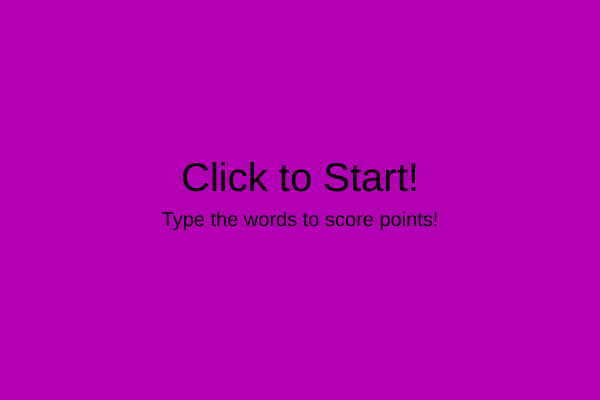
Frame 1 (no input)
Frame 60 (no input): identical to frame 1, image omitted
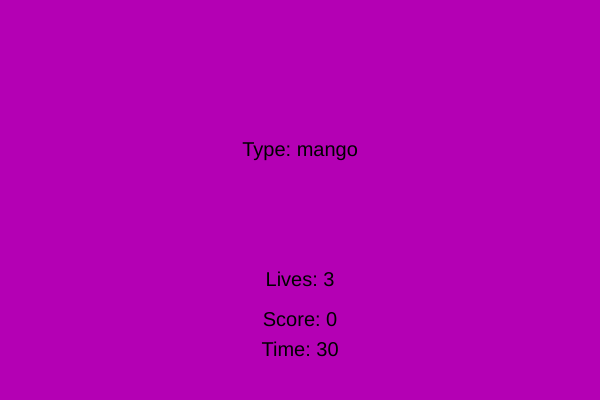
Frame 120 (the mouse pressed at the canvas centre since frame 60)

The p5.js sketch that drew these frames (run headless with seeded random() and noise() and a simulated clock; from frame 60 on, the mouse is pressed at the canvas centre):

// p5.js sketch
// ── sketch.js
let words = ["apple", "banana", "cherry", "grape", "orange", "kiwi", "mango", "lemon", "peach"];
let currentWord = "";
let typedWord = "";
let score = 0;
let timer = 30;
let gameState = "start";
let lives = 3;

function setup() {
  createCanvas(600, 400);
  textSize(32);
  textAlign(CENTER, CENTER);
}

function draw() {
  background(180, 0, 180);

  if (gameState === "start") {
    drawStartScreen();
  } else if (gameState === "game") {
    drawGameScreen();
  } else if (gameState === "gameOver") {
    drawGameOverScreen();
  }
}

function drawStartScreen() {
  fill(0);
  textSize(40);
  text("Click to Start!", width / 2, height / 2 - 20);
  textSize(20);
  text("Type the words to score points!", width / 2, height / 2 + 20);
}

function drawGameScreen() {
  fill(0);
  text(`Type: ${currentWord}`, width / 2, height / 2 - 50);
  fill(0);
  text(typedWord, width / 2, height / 2);
  
  fill(0);
  text(`Score: ${score}`, width / 2, height - 80);
  text(`Time: ${timer}`, width / 2, height - 50);
  text(`Lives: ${lives}`, width / 2, height - 120);

  if (timer <= 0 || lives <= 0) {
    gameState = "gameOver";
  }
}

function drawGameOverScreen() {
  fill(0);
  textSize(40);
  text("Game Over", width / 2, height / 2 - 20);
  textSize(20);
  text(`Your Score: ${score}`, width / 2, height / 2 + 20);
  text("Click to Play Again", width / 2, height / 2 + 60);
}

function mousePressed() {
  if (gameState === "start" || gameState === "gameOver") {
    startGame();
  }
}

function startGame() {
  score = 0;
  timer = 30;
  typedWord = "";
  lives = 3;
  resetWord();
  gameState = "game";


  setInterval(() => {
    if (gameState === "game" && timer > 0) timer--;
  }, 1000);
}

function keyPressed() {
  if (gameState !== "game") return;

  if (key === "Backspace") {
    typedWord = typedWord.slice(0, -1);
  } else if (key.length === 1) {
  
    if (currentWord.charAt(typedWord.length) === key) {
      typedWord += key;
      if (typedWord.length === currentWord.length) {
        score++;
        timer += 2;
        resetWord();
      }
    } else {
      lives--;
      if (lives < 0) lives = 0;
    }
  }
}

function resetWord() {
  currentWord = random(words);
  typedWord = "";
}
